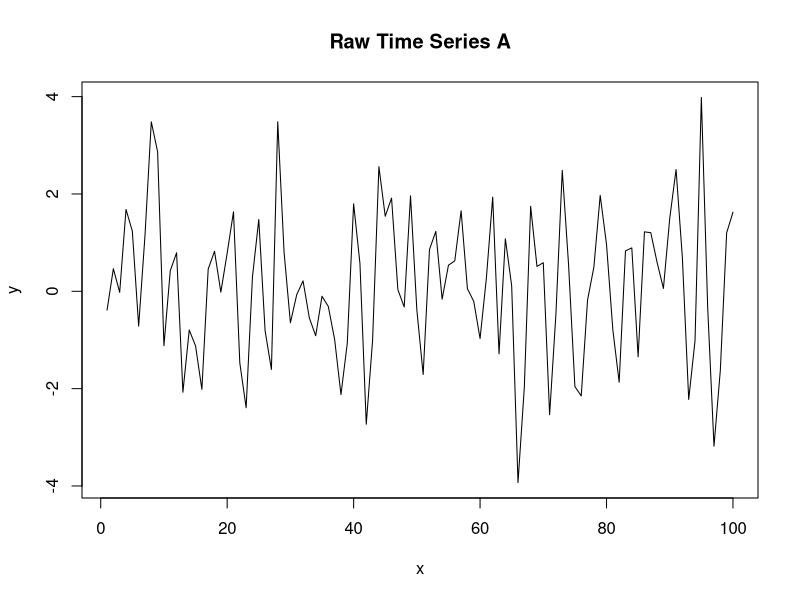
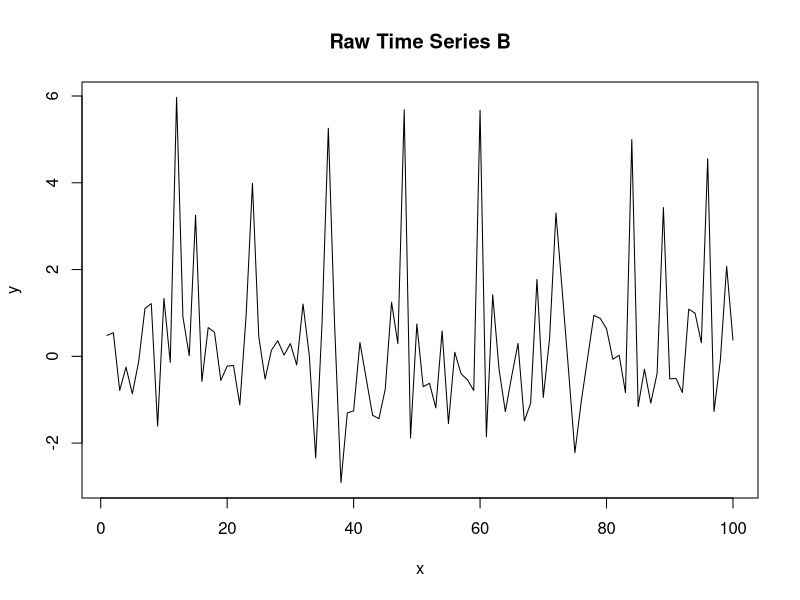
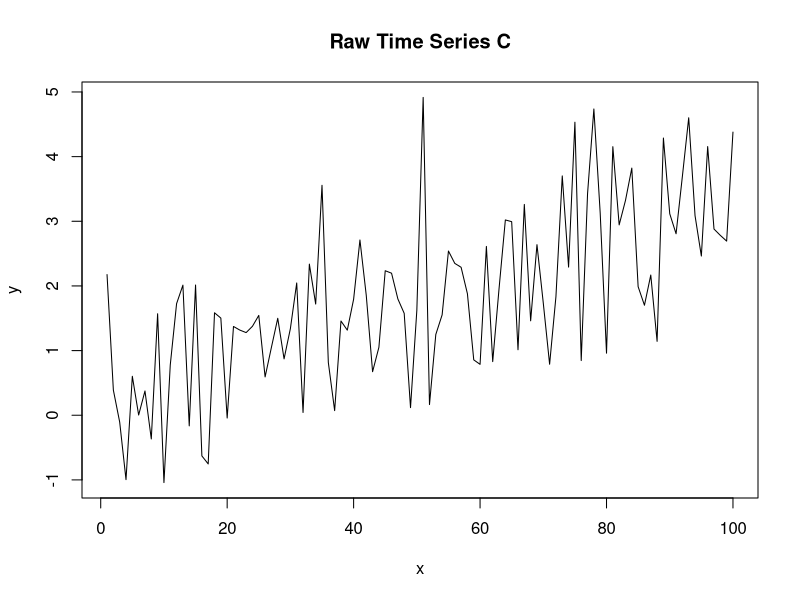
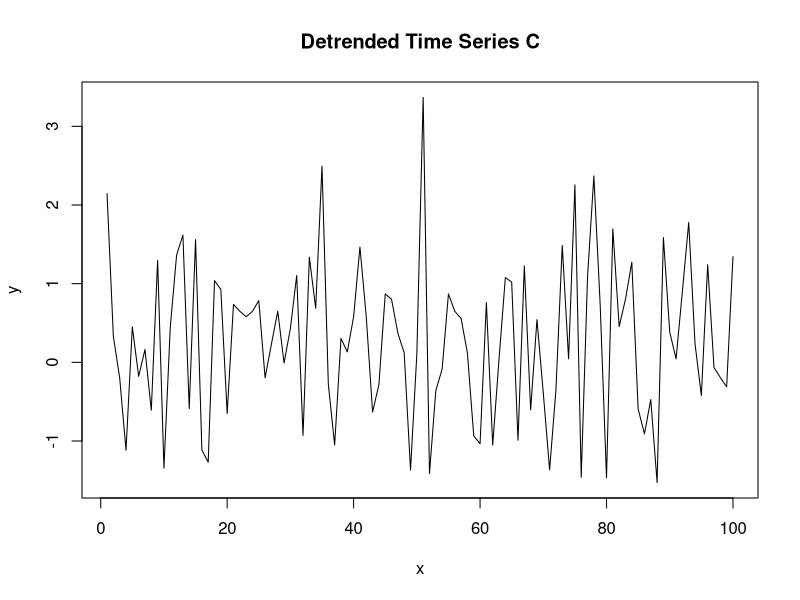
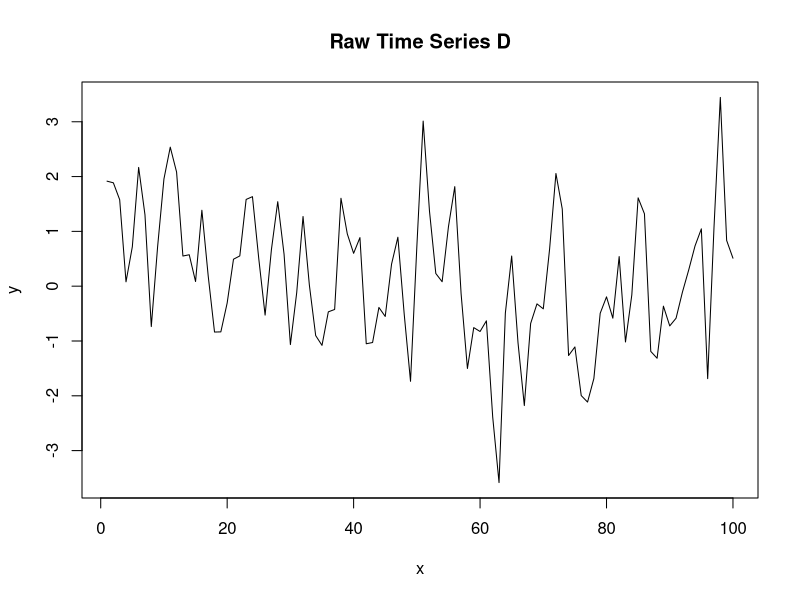
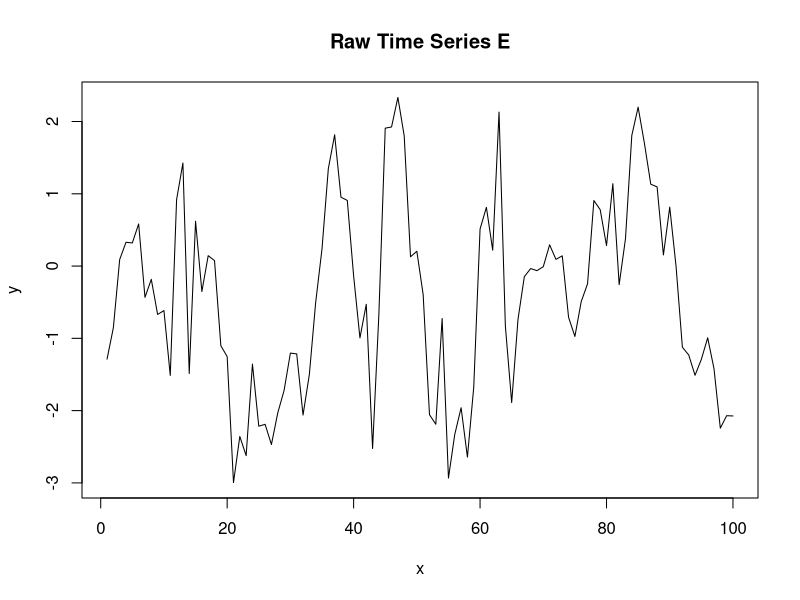
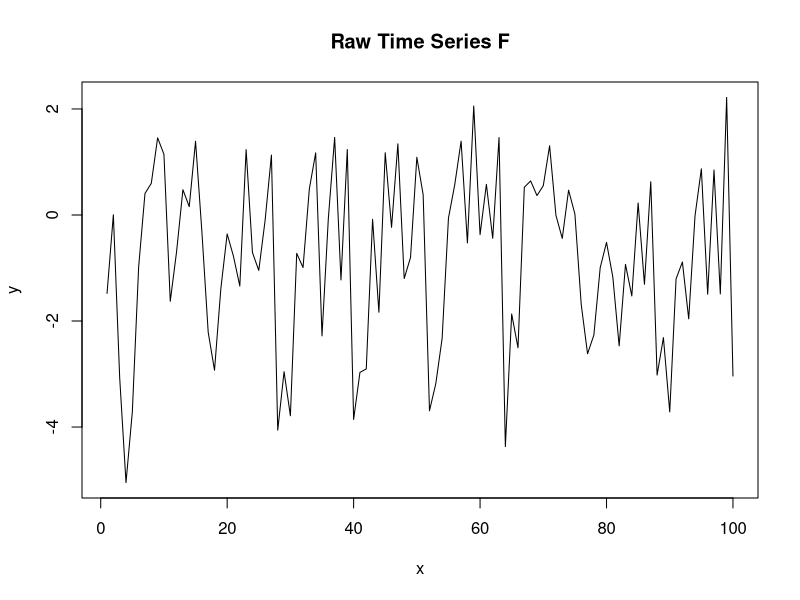
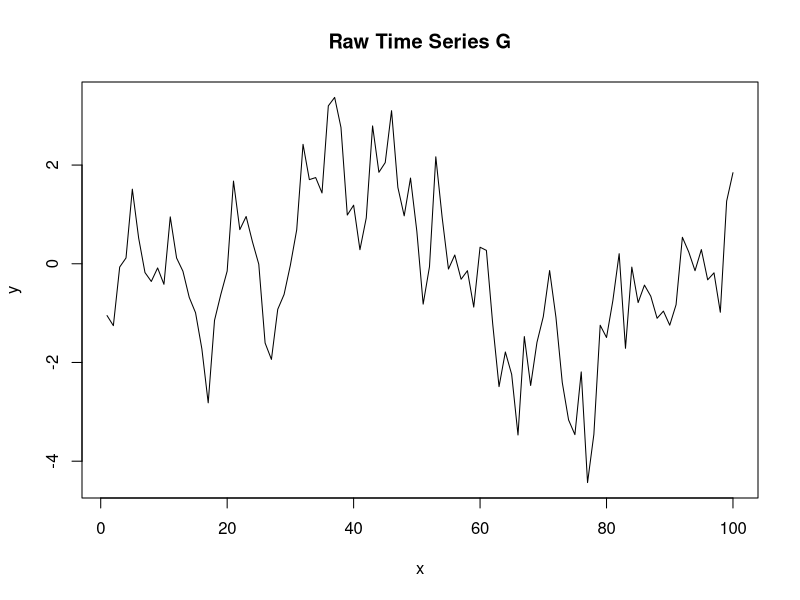

The R script that drew these images, in order:
## ---- chunk 1
#data
data <- read.csv("Data/mysterytsUW.csv")
data2 <- read.csv("Data/mysterytsUW2.csv")

data$period <- seq(1,100,1)
data2$period <- seq(1,1000,1)


#packages
library(RColorBrewer)


#extract values
parts <- NULL
for (i in 1:18){
  parts[[i]] <- data[,i]
}

fit <- NULL
beta <- NULL
for (i in 1:18){
  fit[[i]] <- lm(parts[[i]] ~ data$period)
  beta[i] <- fit[[i]]$coefficients[2]
}

#define functions
ts.graph <- function(x, y, title){
  plot(x=x, y=y, type="l", ylim=range(min(y), max(y)), main=paste0(c(title)))
}

detrend.ts <- function(ts, beta, period){
  detrend <- NULL
  for (i in 1:length(ts)){
    detrend[i] <- ts[i] - beta*period[i]
  }
  return(detrend)
}

seasonality.graph <- function(data, title){
  col <- brewer.pal(8, "Blues")

  # Gather the data (sort the number of deaths by month and year in a matrix)
  seasonality <- matrix(data,nrow=12,ncol=length(data)/12, byrow=FALSE)

  # Repeat them as many times as needed
  col <-  as.vector(t(matrix(col, nrow=length(col), ncol=ceiling(ncol(seasonality)/length(col)))))

  # Plot each year over the months
  matplot(seasonality, type="l", col=col, lty=1, xaxt="n", xlab="Month",
          main=paste0(c("Seasonality",title)))
  axis(1, at=1:12, labels=c("J", "F", "M", "A", "M", "J", "J", "A", "S", "O", "N", "D"))
  abline(a=0,b=0,lty="dashed")
}

## ---- chunk 2
ts.graph(x=data$period, y=parts[[1]], title="Raw Time Series A")
## ---- chunk 3
ts.graph(x=data$period, y=parts[[2]], title="Raw Time Series B")
## ---- chunk 4
ts.graph(x=data$period, y=parts[[3]], title="Raw Time Series C")
## ---- chunk 5
ts.graph(x=data$period, y=detrend.ts(ts=parts[[3]], beta=beta[3], period=data$period), title="Detrended Time Series C")

## ---- chunk 6
ts.graph(x=data$period, y=parts[[4]], title="Raw Time Series D")
## ---- chunk 7
ts.graph(x=data$period, y=parts[[5]], title="Raw Time Series E")
## ---- chunk 8
ts.graph(x=data$period, y=parts[[6]], title="Raw Time Series F")
## ---- chunk 9
ts.graph(x=data$period, y=parts[[7]], title="Raw Time Series G")
## ---- chunk 10
ts.graph(x=data$period, y=parts[[8]], title="Raw Time Series H")
## ---- chunk 11
ts.graph(x=data$period, y=parts[[9]], title="Raw Time Series I")
## ---- chunk 12
ts.graph(x=data$period, y=parts[[10]], title="Raw Time Series J")
## ---- chunk 13
ts.graph(x=data$period, y=parts[[11]], title="Raw Time Series K")
## ---- chunk 14
ts.graph(x=data$period, y=parts[[12]], title="Raw Time Series L")
## ---- chunk 15
ts.graph(x=data$period, y=parts[[13]], title="Raw Time Series M")
## ---- chunk 16
ts.graph(x=data$period, y=parts[[14]], title="Raw Time Series N")
## ---- chunk 17
ts.graph(x=data$period, y=parts[[15]], title="Raw Time Series O")
## ---- chunk 18
ts.graph(x=data$period, y=parts[[16]], title="Raw Time Series P")
## ---- chunk 19
ts.graph(x=data$period, y=parts[[17]], title="Raw Time Series Q")
## ---- chunk 20
ts.graph(x=data$period, y=parts[[18]], title="Raw Time Series R")
